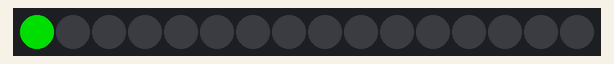
A sketch run on a simulated Arduino Uno, built with avr-gcc and run on an emulated ATmega328P. Parts: 16 RGB LEDs in strip order, left to right. Dim RGB values are drawn brighter than linear.

Above: at 0.1 s.
At 1.6 s:
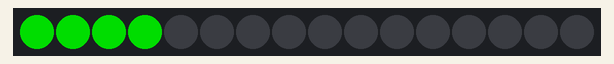
At 2.6 s:
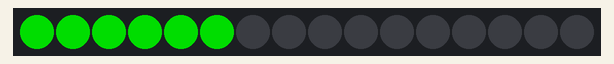
At 3.6 s:
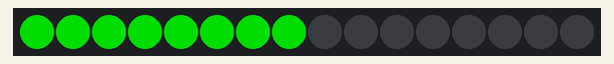
At 5.6 s:
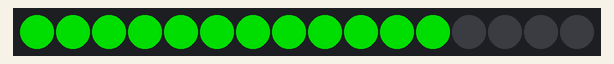
At 7.6 s:
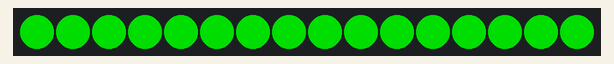

The sketch:

test-leds.ino
```cpp
#include <Adafruit_NeoPixel.h>
#ifdef __AVR__
 #include <avr/power.h> // Required for 16 MHz Adafruit Trinket
#endif

// 控制 WS2812 灯条的引脚编号
#define PIN        6

//定义控制的 LED 数量
#define NUMPIXELS 16

Adafruit_NeoPixel pixels(NUMPIXELS, PIN, NEO_GRB + NEO_KHZ800);

//相邻 LED 之间的延迟，单位毫秒
#define DELAYVAL 500

void setup() {
  // These lines are specifically to support the Adafruit Trinket 5V 16 MHz.
  // Any other board, you can remove this part (but no harm leaving it):
#if defined(__AVR_ATtiny85__) && (F_CPU == 16000000)
  clock_prescale_set(clock_div_1);
#endif
  // END of Trinket-specific code.

  pixels.begin(); // INITIALIZE NeoPixel strip object (REQUIRED)
}

void loop() {
  pixels.clear(); // Set all pixel colors to 'off'

  // The first NeoPixel in a strand is #0, second is 1, all the way up
  // to the count of pixels minus one.
  for(int i=0; i<NUMPIXELS; i++) { // For each pixel...

    // pixels.Color() takes RGB values, from 0,0,0 up to 255,255,255
    // Here we're using a moderately bright green color:
    pixels.setPixelColor(i, pixels.Color(0, 150, 0));

    pixels.show();   // Send the updated pixel colors to the hardware.

    delay(DELAYVAL); // Pause before next pass through loop
  }
}
```

Measured:
- by itself, everything shown: repeats every 8.0 s, in 16 steps
- what the display in image 5 shows lasts 0.5 s, from 7.5 s to 8.0 s
